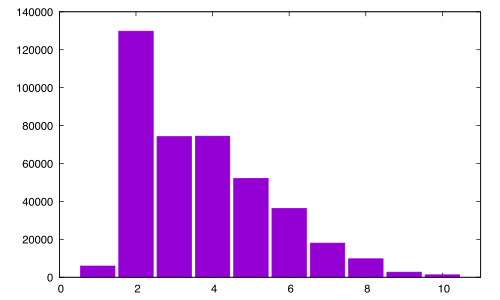

This chart was generated by the following gnuplot code:
set terminal pdf

set key off

set xrange [0:11]

set boxwidth 0.9 relative
set style fill solid 1.0

plot 'class-distance-counts.dat' with boxes
